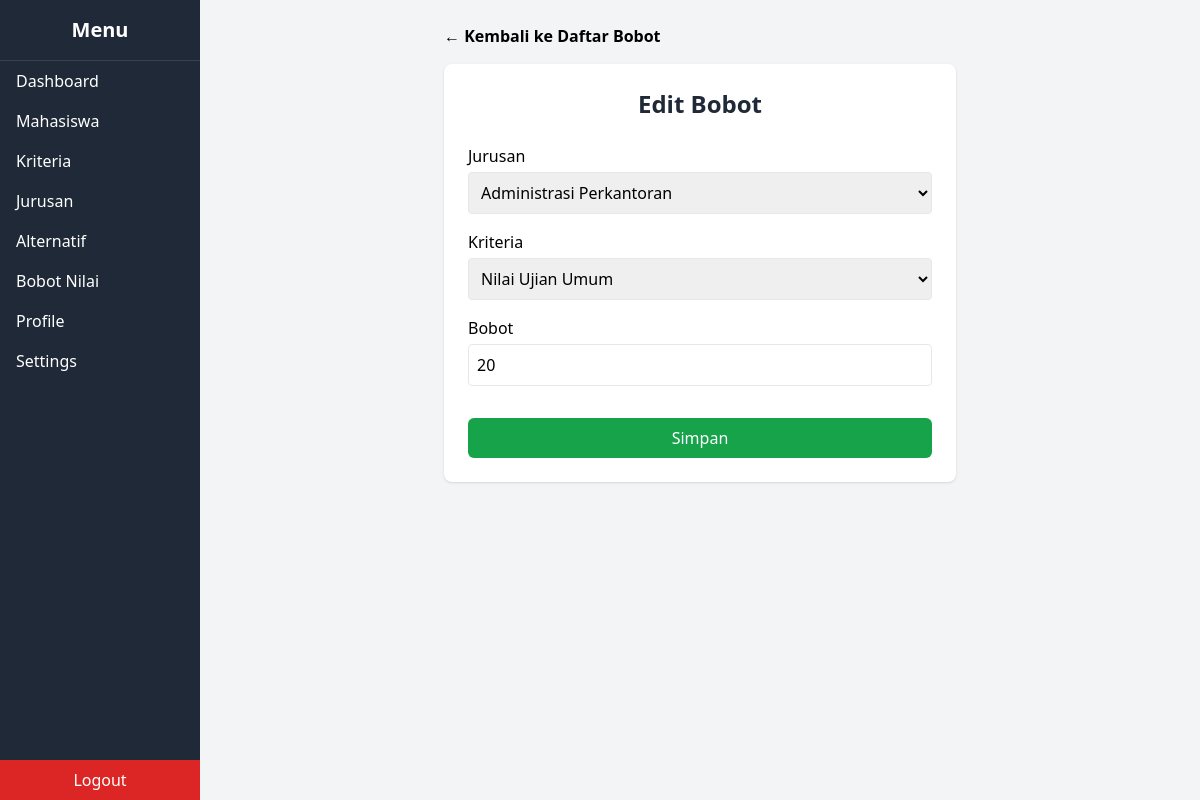
The page /bobot/edit/25 on the database its author committed.
### tables this page shows
CREATE TABLE `bobot_jurusan` (
  `id_bobot` int NOT NULL,
  `id_jurusan` int DEFAULT NULL,
  `id_kriteria` int DEFAULT NULL,
  `bobot` int DEFAULT NULL
);

CREATE TABLE `jurusan` (
  `id_jurusan` int NOT NULL,
  `nama` varchar(100) DEFAULT NULL
);

CREATE TABLE `kriteria` (
  `id_kriteria` int NOT NULL,
  `kode` varchar(5) DEFAULT NULL,
  `nama` varchar(100) DEFAULT NULL,
  `sifat` enum('benefit','cost') DEFAULT 'benefit'
);

### application/controllers/Bobot.php (called while the page is built, shortened)
<?php
class Bobot extends CI_Controller
{
    public function __construct()
    {
        $this->load->model('Bobot_model');
        $this->load->model('Jurusan_model');
        $this->load->model('Kriteria_model');
    }
    public function edit($id)
    {
        $data['bobot'] = $this->Bobot_model->get_by_id($id);
        $data['jurusan'] = $this->Jurusan_model->get_all();
        $data['kriteria'] = $this->Kriteria_model->get_all();
        $this->load->view('templates/header_dashboard');
        $this->load->view('bobot/edit', $data);
        $this->load->view('templates/footer_dashboard');
    }
}

### index.php (called while the page is built, shortened)
<?php
require_once BASEPATH.'core/CodeIgniter.php';

### application/models/Jurusan_model.php (called while the page is built, shortened)
<?php
class Jurusan_model extends CI_Model
{
    public function get_all()
    {
        return $this->db->get('jurusan')->result();
    }
}

### application/models/Bobot_model.php (called while the page is built, shortened)
<?php
class Bobot_model extends CI_Model
{
    public function get_by_id($id)
    {
        $this->db->select('bobot_jurusan.*, jurusan.nama as jurusan, kriteria.nama as kriteria');
        $this->db->from('bobot_jurusan');
        $this->db->join('jurusan', 'jurusan.id_jurusan = bobot_jurusan.id_jurusan');
        $this->db->join('kriteria', 'kriteria.id_kriteria = bobot_jurusan.id_kriteria');
        $this->db->where('id_bobot', $id);
        return $this->db->get()->row();
    }
}

### application/models/Kriteria_model.php (called while the page is built, shortened)
<?php
class Kriteria_model extends CI_Model
{
    public function get_all()
    {
        return $this->db->get('kriteria')->result();
    }
}

### application/views/bobot/edit.php (the view)
<div class="max-w-lg mx-auto">
  <a href="<?= base_url('bobot') ?>" class="inline-block mb-4 text-black hover:text-blue-600 font-semibold">
    &larr; Kembali ke Daftar Bobot
  </a>
</div>
<div class="p-6 max-w-lg mx-auto bg-white rounded-lg shadow">
  <h1 class="text-2xl font-bold text-gray-800 mb-6 text-center">Edit Bobot</h1>
  <form method="post" class="space-y-4">
    <div>
      <label class="block font-medium mb-1">Jurusan</label>
      <select name="id_jurusan" class="w-full border rounded p-2">
        <?php foreach ($jurusan as $j): ?>
          <option value="<?= $j->id_jurusan ?>" <?= $bobot->id_jurusan == $j->id_jurusan ? 'selected' : '' ?>>
            <?= $j->nama ?>
          </option>
        <?php endforeach; ?>
      </select>
    </div>
    <div>
      <label class="block font-medium mb-1">Kriteria</label>
      <select name="id_kriteria" class="w-full border rounded p-2">
        <?php foreach ($kriteria as $k): ?>
          <option value="<?= $k->id_kriteria ?>" <?= $bobot->id_kriteria == $k->id_kriteria ? 'selected' : '' ?>>
            <?= $k->nama ?>
          </option>
        <?php endforeach; ?>
      </select>
    </div>
    <div>
      <label class="block font-medium mb-1">Bobot</label>
      <input
        type="number"
        name="bobot"
        value="<?= $bobot->bobot ?>"
        class="w-full border rounded p-2"
        required>
    </div>
    <div class="pt-4">
      <button type="submit"
        class="w-full bg-green-600 hover:bg-green-700 text-white font-medium px-4 py-2 rounded-md transition duration-200 ease-in-out focus:outline-none focus:ring-2 focus:ring-yellow-500 focus:ring-offset-2">
        Simpan
      </button>
    </div>
  </form>
</div>

### rows shown on the page
bobot_jurusan: id_jurusan "Administrasi Perkantoran", id_kriteria "Nilai Ujian Umum", bobot "20"
